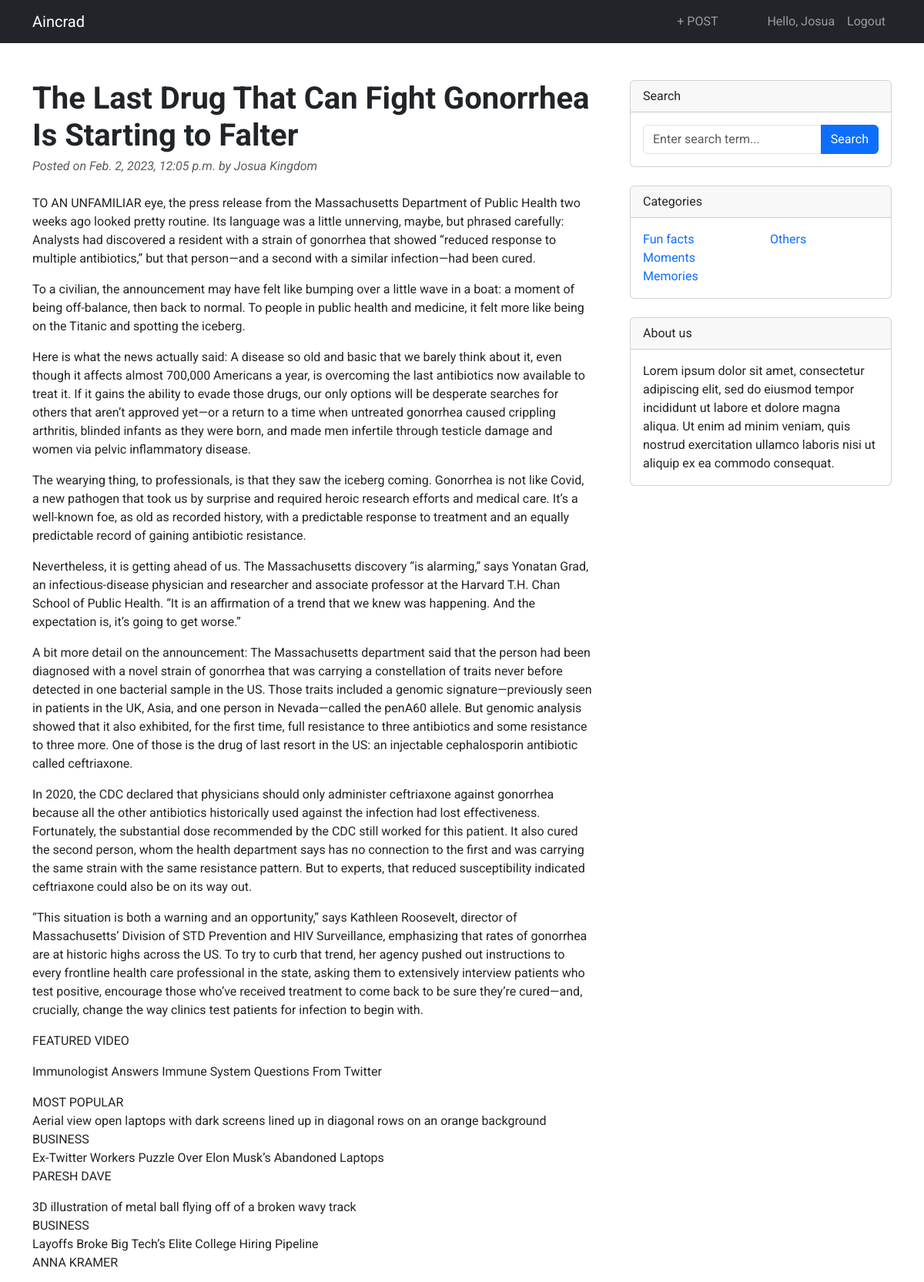
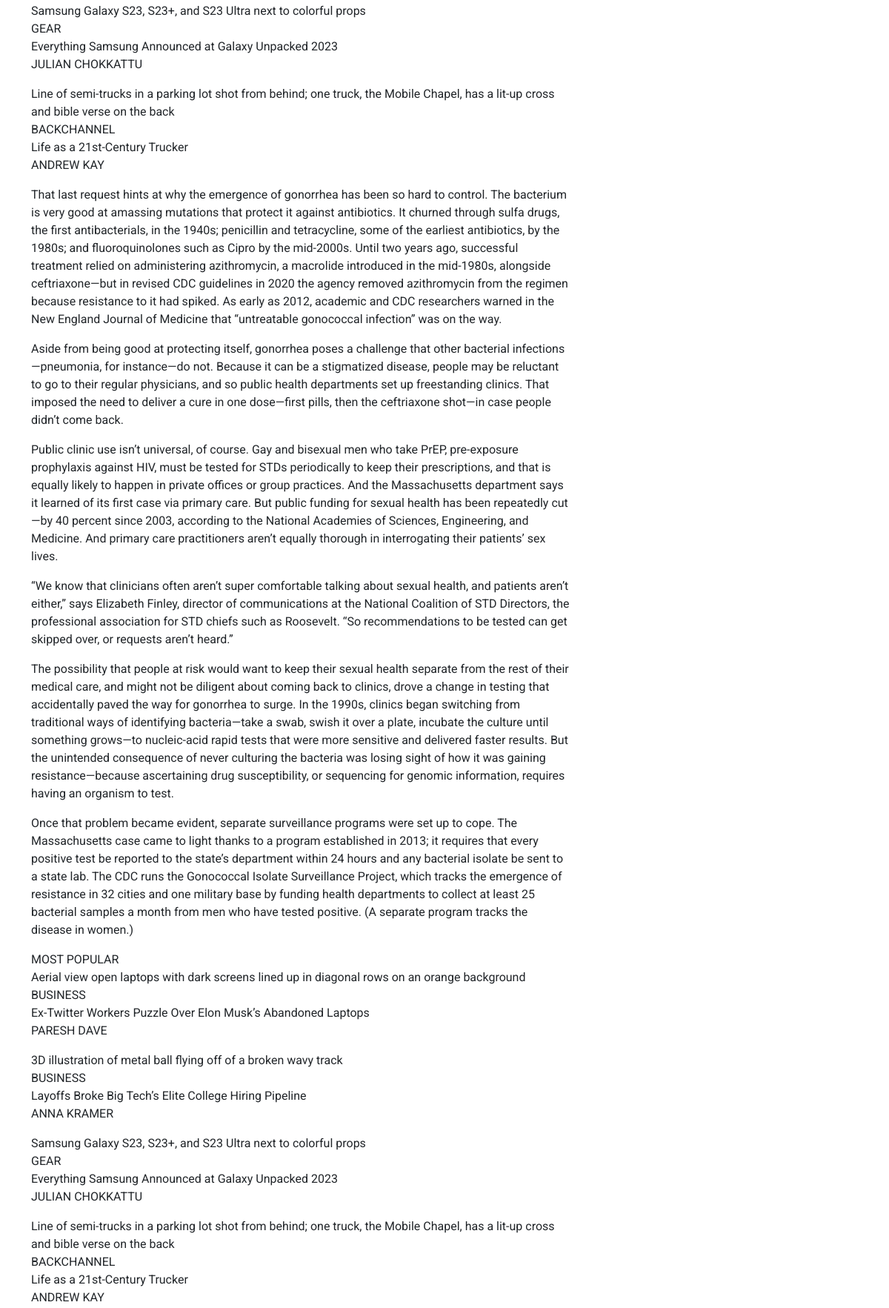
/post/9/ (signed in, upper part), run on the app's committed database (2 pictures, top to bottom).
### accounts/models.py (models this page shows, shortened)
class CustomUser(AbstractBaseUser, PermissionsMixin):
    email = models.CharField(gettext_lazy('email address'),max_length=40, unique=True)
    username = models.CharField(max_length=150, unique=True)
    first_name = models.CharField(max_length=150)
    last_name = models.CharField(max_length=150)
    date_joined = models.DateTimeField(default=timezone.now)
    age = models.PositiveIntegerField(null=True, blank=True)
    description = models.TextField(blank=True, null=True)
    profile_image = models.ImageField(upload_to='profile_pics', blank=True, null=True)
    country = models.CharField(max_length=150, blank=True, null=True)
    is_staff = models.BooleanField(default=False)
    is_active = models.BooleanField(default=True) # if user_verified: True
    objects = CustomAccountManager()
    USERNAME_FIELD = 'email'
    REQUIRED_FIELDS = ['username', 'first_name', 'last_name']
    class Meta:
        ordering = ["-username"]

### core/models.py (models this page shows, shortened)
class Post(models.Model):
    title = models.CharField(max_length=200)
    author = models.ForeignKey(settings.AUTH_USER_MODEL, on_delete=models.CASCADE, related_name='blog_posts')
    created_on = models.DateTimeField(auto_now_add=True)
    content = models.TextField()
    update_on = models.DateTimeField(auto_now=True)
    class Meta:
        ordering = ['-created_on']

### core/views.py (the view)
# urls.py: path('post/<int:pk>/', views.post_detail, name='post_detail'),
def post_detail(request, pk):
    template_name = 'post_detail.html'
    post = get_object_or_404(Post, id=pk)
    comments = post.comments.all()
    new_comment = None
    if request.method == 'POST':
        comment_form = CommentForm(data=request.POST)
        if comment_form.is_valid():
            new_comment = comment_form.save(commit=False)
            new_comment.post = post
            new_comment.name = request.user
            new_comment.save()
            return redirect('/post/{}'.format(pk))
    else:
        comment_form = CommentForm()
    return render(request, template_name, {'post': post,
                                            'comments': comments,
                                            'new_comment': new_comment,
                                            'comment_form': comment_form,
                                            })

### core/forms.py
class CommentForm(forms.ModelForm):
    class Meta:
        model = Comment
        fields = ['body']
        labels = {'body': '',}
        widgets = {
            'body': forms.Textarea(attrs={'class': 'form-control',
                                          'placeholder': 'Join the discussion and leave a comment!',
                                          'rows': '3',
                                          'style': 'resize: none'})
        }

### templates/post_detail.html (shortened to what this page needs)
{% extends 'base.html' %}
{% load bootstrap5 %}
{% load static %}
{% block content %}
<div class="container mt-5">
    <div class="row g-5">
        <div class="col-lg-8">
            <article>
                <header class="mb-4">
                    <h1 class="fw-bolder mb-1">{{ post.title }}</h1>
                    <div class="text-muted fst-italic mb-2">Posted on {{ post.created_on }} by {{ post.author.first_name }} {{ post.author.last_name }}</div>
                </header>
                <section class="mb-5">
                    <p class="fs-5 mb-4">{{ post.content | safe | linebreaks }}</p>
                </section>
            </article>
        </div>
        {% block sidebar %} {% include 'commons/sidebar.html' %} {% endblock sidebar %}
    </div>
</div>
{% endblock content %}

### templates/base.html (shortened to what this page needs)
<!DOCTYPE html>
{% load bootstrap5 %}
{% load static %}
<html lang="en">
<head>
    {% bootstrap_css %}
    <link href="{% static 'css/base.css' %}" rel="stylesheet">
</head>
<body>
    <nav class="navbar navbar-expand-lg navbar-dark bg-dark">
        <div class="container">
            <a class="navbar-brand" href="{% url 'home' %}">Aincrad</a>
            <div class="navbar-collapse collapse" id="navbarSupportedContent">
                <ul class="navbar-nav ms-auto mb-2 mb-lg-0">
                    {% if user.is_authenticated %}
                        <li class="nav-item me-5"><a class="nav-link" href="{% url 'post_create' %}">+ POST</a></li>
                        <li class="nav-item"><a class="nav-link" href="{% url 'user_index' user.pk %}">Hello, {{ user.first_name }}</a></li>
                        <li class="nav-item"><a class="nav-link fs-6" href="{% url 'logout' %}">Logout</a></li>
                    {% else %}
                        <li class="nav-item"><a class="nav-link" href="{% url 'login' %}">Login</a></li>
                        <li class="nav-item"><a class="nav-link" href="{% url 'signup' %}">Register</a></li>
                    {% endif %}
                </ul>
            </div>
        </div>
    </nav>
    {% block messages %} {% include 'commons/messages.html' %} {% endblock messages %}
    {% block content %}
    {% endblock content %}
</body>
</html>

### static/css/base.css (style rules this page uses)
html { position: relative; min-height: 100%; }
body { margin: 0 0 100px 0; font-family: "Roboto", sans-serif; font-size: 1rem; font-weight: 400; line-height: 1.5; color: #212529; box-sizing: border-box; background-color: #fff; }
@media (prefers-reduced-motion: no-preference) { :root { scroll-behavior: smooth; } }

### data on the page
CustomUser: first_name "Josua"
Post: title "The Last Drug That Can Fight Gonorrhea Is Starting to Falter", created_on "Feb. 2, 2023, 12:05 p.m.", author.first_name "Josua", author.last_name "Kingdom", content "TO AN UNFAMILIAR eye, the press release from the Massachusetts Department of Public Health two weeks ago looked pretty routine. Its language was a little unnerving, maybe, but phrased carefully: Analysts had discovered a resident with a strain of gonorrhea that showed “reduced response to multiple antibiotics,” but that person—and a second with a similar infection—had been cured. To a civilian, the announcement may have felt like bumping over a little wave in a boat: a moment of being off-balance, then back to normal. To people in public health and medicine, it felt more like being on the Titanic and spotting the iceberg. Here is what the news actually said: A disease so old and basic that…"
